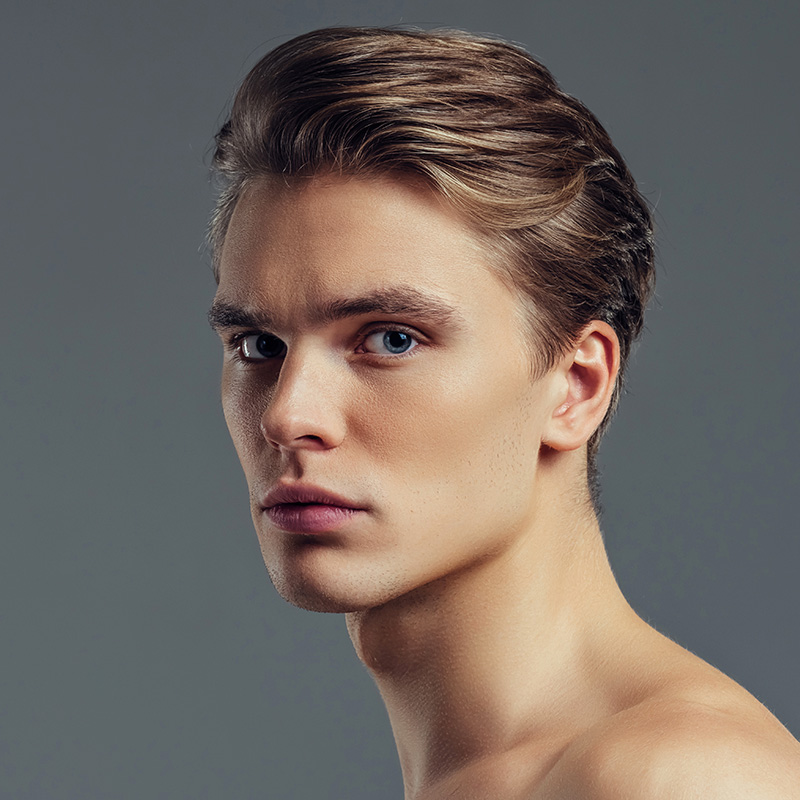
#> input picture quiz1/avc-mpg-face-shaving-tips-stages-sp.jpg, 800 x 800 px, given in place of the camera
$ jupyter execute --allow-errors 4.21.ipynb
#> lines starting #> are read from the running program, lines starting #| are printed output that depends on the picture; after the words box and inside, x2 and y2 are one past the last pixel; in counts of white or black regions, pixels touching at a corner belong together
[cell 1]
import numpy as np
import matplotlib.pyplot as plt
import cv2 as cv

[cell 2]
src = cv.imread(r"D:\Opencv\class.vision-master\images\little_girl.jpg")

edges = cv.Canny(src, 100, 200)

plt.figure(figsize=[12,7])
#> (the rest of this cell did not finish here and is left out)

[cell 3]
Threshold = 100
window_name = "Edge Map"
title_trackbar = "Min Threshold"
ratio = 3
kernel_size = 3

def CannyThreshold(val):
    low_thereshold = val
    img_blur = cv.GaussianBlur(src_gray, (3,3), 0)
    detected_edges = cv.Canny(img_blur, low_thereshold, low_thereshold*ratio, kernel_size)
    mask = detected_edges !=0
    dst = src * (mask[:,:,None].astype(src.dtype))
    cv.imshow(window_name, dst)

src = cv.imread(r"D:\Opencv\class.vision-master\images\little_girl.jpg")
#> (the rest of this cell did not finish here and is left out)

[cell 4]
cap = cv.VideoCapture(0)
while True:
    ret, frame = cap.read()
#> frame is the input picture: shape (800, 800, 3); mean B, G, R 99, 105.4, 115.3
    src_gray = cv.cvtColor(frame, cv.COLOR_BGR2GRAY)
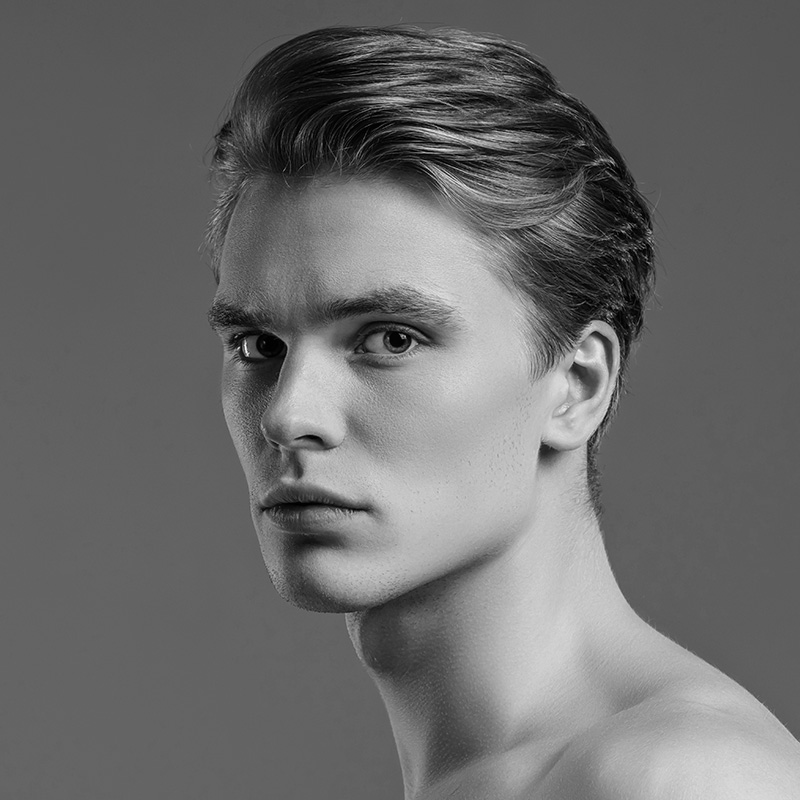
#> src_gray: shape (800, 800); min 0, max 254, mean 107.6
    edges = cv.Canny(src_gray, 60, 120)
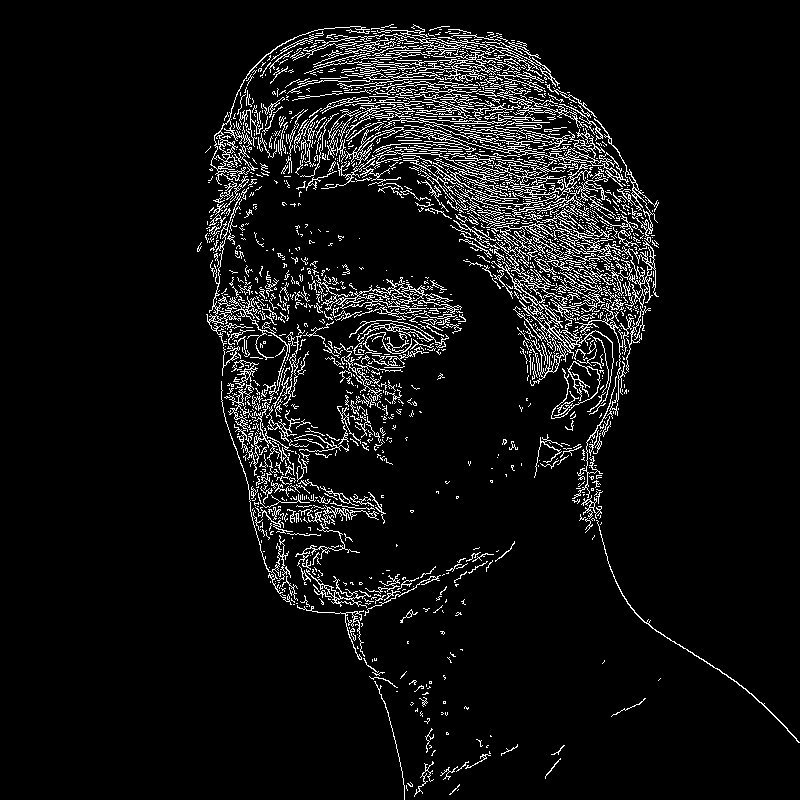
#> edges: shape (800, 800); 6.8% white in thin lines or dots, all inside (x1, y1, x2, y2) = (197, 24, 800, 800)
    edges = cv.bitwise_not(edges)
    cv.imshow('Webcam', edges)
    if cv.waitKey(1) & 0xff == 27:
#> (key Esc is pressed here)
        break
cap.release()
cv.destroyAllWindows()
